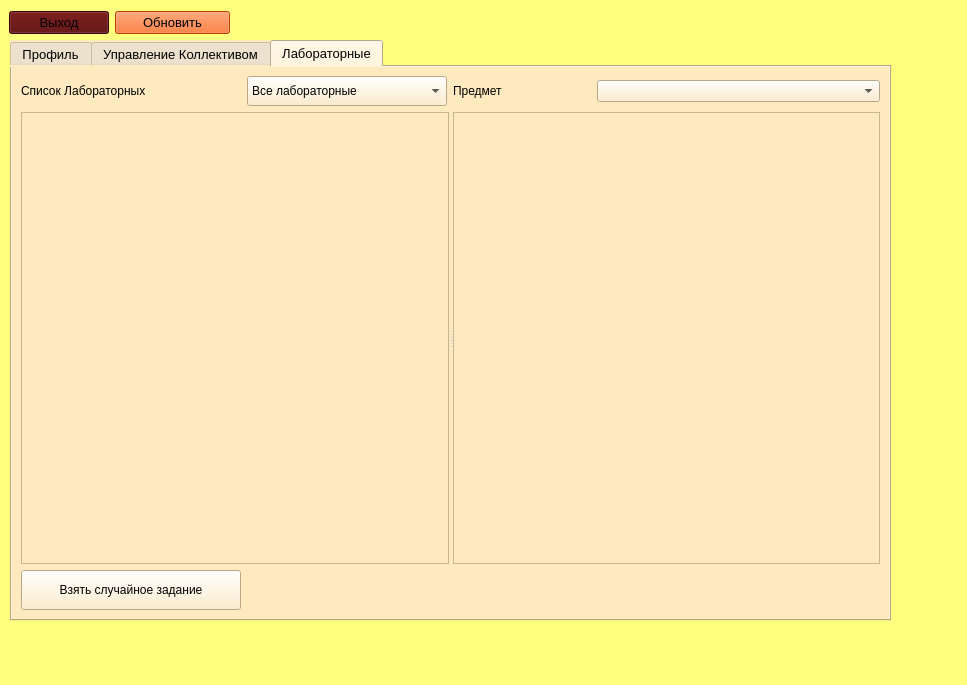
<?xml version="1.0" encoding="UTF-8"?>
<ui version="4.0">
 <class>StudentDialog</class>
 <widget class="QDialog" name="StudentDialog">
  <property name="geometry">
   <rect>
    <x>0</x>
    <y>0</y>
    <width>967</width>
    <height>685</height>
   </rect>
  </property>
  <property name="minimumSize">
   <size>
    <width>480</width>
    <height>380</height>
   </size>
  </property>
  <property name="font">
   <font>
    <pointsize>10</pointsize>
   </font>
  </property>
  <property name="windowTitle">
   <string>Личный кабинет студента</string>
  </property>
  <property name="autoFillBackground">
   <bool>false</bool>
  </property>
  <property name="styleSheet">
   <string notr="true">background-color: rgb(255, 255, 127);</string>
  </property>
  <widget class="QTabWidget" name="tabWidget">
   <property name="enabled">
    <bool>true</bool>
   </property>
   <property name="geometry">
    <rect>
     <x>10</x>
     <y>40</y>
     <width>881</width>
     <height>581</height>
    </rect>
   </property>
   <property name="sizePolicy">
    <sizepolicy hsizetype="Expanding" vsizetype="Expanding">
     <horstretch>0</horstretch>
     <verstretch>0</verstretch>
    </sizepolicy>
   </property>
   <property name="minimumSize">
    <size>
     <width>480</width>
     <height>350</height>
    </size>
   </property>
   <property name="font">
    <font>
     <pointsize>10</pointsize>
     <italic>false</italic>
     <bold>false</bold>
    </font>
   </property>
   <property name="styleSheet">
    <string notr="true">font: 75 10pt &quot;MS Shell Dlg 2&quot;;
background-color: rgb(255, 234, 191);</string>
   </property>
   <property name="currentIndex">
    <number>2</number>
   </property>
   <widget class="QWidget" name="tab">
    <attribute name="title">
     <string>Профиль</string>
    </attribute>
    <widget class="QLabel" name="label">
     <property name="geometry">
      <rect>
       <x>10</x>
       <y>30</y>
       <width>120</width>
       <height>30</height>
      </rect>
     </property>
     <property name="font">
      <font>
       <pointsize>10</pointsize>
       <italic>false</italic>
       <bold>false</bold>
      </font>
     </property>
     <property name="text">
      <string>Имя студента</string>
     </property>
    </widget>
    <widget class="QLabel" name="label_2">
     <property name="geometry">
      <rect>
       <x>10</x>
       <y>90</y>
       <width>120</width>
       <height>30</height>
      </rect>
     </property>
     <property name="font">
      <font>
       <pointsize>10</pointsize>
       <italic>false</italic>
       <bold>false</bold>
      </font>
     </property>
     <property name="text">
      <string>Группа</string>
     </property>
    </widget>
    <widget class="QLabel" name="label_3">
     <property name="geometry">
      <rect>
       <x>10</x>
       <y>60</y>
       <width>120</width>
       <height>30</height>
      </rect>
     </property>
     <property name="font">
      <font>
       <pointsize>10</pointsize>
       <italic>false</italic>
       <bold>false</bold>
      </font>
     </property>
     <property name="text">
      <string>Фамилия</string>
     </property>
    </widget>
    <widget class="QPushButton" name="editProfileButton">
     <property name="geometry">
      <rect>
       <x>10</x>
       <y>140</y>
       <width>271</width>
       <height>51</height>
      </rect>
     </property>
     <property name="text">
      <string>Редактировать профиль</string>
     </property>
    </widget>
    <widget class="QLabel" name="studentNameLabel">
     <property name="geometry">
      <rect>
       <x>190</x>
       <y>30</y>
       <width>120</width>
       <height>30</height>
      </rect>
     </property>
     <property name="font">
      <font>
       <pointsize>10</pointsize>
       <italic>false</italic>
       <bold>false</bold>
      </font>
     </property>
     <property name="text">
      <string>Имя студента</string>
     </property>
    </widget>
    <widget class="QLabel" name="studentGroupLabel">
     <property name="geometry">
      <rect>
       <x>190</x>
       <y>90</y>
       <width>120</width>
       <height>30</height>
      </rect>
     </property>
     <property name="font">
      <font>
       <pointsize>10</pointsize>
       <italic>false</italic>
       <bold>false</bold>
      </font>
     </property>
     <property name="text">
      <string>Имя студента</string>
     </property>
    </widget>
    <widget class="QLabel" name="studentSurnameLabel">
     <property name="geometry">
      <rect>
       <x>190</x>
       <y>60</y>
       <width>120</width>
       <height>30</height>
      </rect>
     </property>
     <property name="font">
      <font>
       <pointsize>10</pointsize>
       <italic>false</italic>
       <bold>false</bold>
      </font>
     </property>
     <property name="text">
      <string>Имя студента</string>
     </property>
    </widget>
   </widget>
   <widget class="QWidget" name="tab_2">
    <attribute name="title">
     <string>Управление Коллективом</string>
    </attribute>
    <widget class="QLabel" name="ListLabel">
     <property name="geometry">
      <rect>
       <x>9</x>
       <y>9</y>
       <width>131</width>
       <height>30</height>
      </rect>
     </property>
     <property name="minimumSize">
      <size>
       <width>0</width>
       <height>30</height>
      </size>
     </property>
     <property name="maximumSize">
      <size>
       <width>200</width>
       <height>50</height>
      </size>
     </property>
     <property name="text">
      <string>Список участников</string>
     </property>
    </widget>
    <widget class="QLabel" name="NameLabel">
     <property name="geometry">
      <rect>
       <x>215</x>
       <y>9</y>
       <width>71</width>
       <height>30</height>
      </rect>
     </property>
     <property name="minimumSize">
      <size>
       <width>0</width>
       <height>30</height>
      </size>
     </property>
     <property name="maximumSize">
      <size>
       <width>100</width>
       <height>100</height>
      </size>
     </property>
     <property name="text">
      <string>Название:</string>
     </property>
    </widget>
    <widget class="QLabel" name="CollectiveName">
     <property name="geometry">
      <rect>
       <x>280</x>
       <y>10</y>
       <width>61</width>
       <height>30</height>
      </rect>
     </property>
     <property name="minimumSize">
      <size>
       <width>0</width>
       <height>30</height>
      </size>
     </property>
     <property name="maximumSize">
      <size>
       <width>400</width>
       <height>100</height>
      </size>
     </property>
     <property name="font">
      <font>
       <pointsize>10</pointsize>
       <italic>false</italic>
       <bold>false</bold>
      </font>
     </property>
     <property name="text">
      <string/>
     </property>
    </widget>
    <widget class="QWidget" name="layoutWidget">
     <property name="geometry">
      <rect>
       <x>590</x>
       <y>200</y>
       <width>177</width>
       <height>166</height>
      </rect>
     </property>
     <layout class="QGridLayout" name="gridLayout">
      <item row="0" column="0">
       <widget class="QPushButton" name="createCollectiveButton">
        <property name="minimumSize">
         <size>
          <width>0</width>
          <height>50</height>
         </size>
        </property>
        <property name="maximumSize">
         <size>
          <width>200</width>
          <height>50</height>
         </size>
        </property>
        <property name="text">
         <string>Создать</string>
        </property>
       </widget>
      </item>
      <item row="3" column="0">
       <widget class="QPushButton" name="leaveCollectiveButton">
        <property name="minimumSize">
         <size>
          <width>0</width>
          <height>50</height>
         </size>
        </property>
        <property name="maximumSize">
         <size>
          <width>200</width>
          <height>50</height>
         </size>
        </property>
        <property name="font">
         <font>
          <pointsize>10</pointsize>
          <italic>false</italic>
          <bold>false</bold>
         </font>
        </property>
        <property name="styleSheet">
         <string notr="true"/>
        </property>
        <property name="text">
         <string>Выйти из коллектива</string>
        </property>
       </widget>
      </item>
      <item row="1" column="0">
       <widget class="QPushButton" name="enterCollectiveButton">
        <property name="minimumSize">
         <size>
          <width>0</width>
          <height>50</height>
         </size>
        </property>
        <property name="maximumSize">
         <size>
          <width>200</width>
          <height>50</height>
         </size>
        </property>
        <property name="text">
         <string>Вступить</string>
        </property>
       </widget>
      </item>
     </layout>
    </widget>
    <widget class="QSplitter" name="splitter_2">
     <property name="geometry">
      <rect>
       <x>9</x>
       <y>45</y>
       <width>571</width>
       <height>461</height>
      </rect>
     </property>
     <property name="orientation">
      <enum>Qt::Vertical</enum>
     </property>
     <widget class="QTableView" name="CollectiveTableView"/>
     <widget class="QTableView" name="statementTableView"/>
    </widget>
    <widget class="QLabel" name="NumberLabel">
     <property name="geometry">
      <rect>
       <x>20</x>
       <y>510</y>
       <width>211</width>
       <height>16</height>
      </rect>
     </property>
     <property name="text">
      <string>Количество людей в коллективе:</string>
     </property>
    </widget>
    <widget class="QLabel" name="CollectiveNumber">
     <property name="geometry">
      <rect>
       <x>220</x>
       <y>510</y>
       <width>281</width>
       <height>16</height>
      </rect>
     </property>
     <property name="text">
      <string/>
     </property>
    </widget>
   </widget>
   <widget class="QWidget" name="tab_5">
    <attribute name="title">
     <string>Лабораторные</string>
    </attribute>
    <layout class="QGridLayout" name="gridLayout_2">
     <item row="1" column="0" colspan="5">
      <widget class="QSplitter" name="splitter">
       <property name="orientation">
        <enum>Qt::Horizontal</enum>
       </property>
       <widget class="QListView" name="listView">
        <property name="minimumSize">
         <size>
          <width>0</width>
          <height>0</height>
         </size>
        </property>
        <property name="maximumSize">
         <size>
          <width>16777215</width>
          <height>16777215</height>
         </size>
        </property>
        <property name="styleSheet">
         <string notr="true">border-color: rgb(255, 0, 0);</string>
        </property>
       </widget>
       <widget class="QPlainTextEdit" name="plainTextEdit">
        <property name="readOnly">
         <bool>true</bool>
        </property>
       </widget>
      </widget>
     </item>
     <item row="2" column="0">
      <widget class="QPushButton" name="takeRandomTaskButton">
       <property name="minimumSize">
        <size>
         <width>220</width>
         <height>40</height>
        </size>
       </property>
       <property name="maximumSize">
        <size>
         <width>240</width>
         <height>40</height>
        </size>
       </property>
       <property name="text">
        <string>Взять случайное задание</string>
       </property>
      </widget>
     </item>
     <item row="0" column="0">
      <widget class="QLabel" name="label_12">
       <property name="minimumSize">
        <size>
         <width>0</width>
         <height>30</height>
        </size>
       </property>
       <property name="maximumSize">
        <size>
         <width>200</width>
         <height>30</height>
        </size>
       </property>
       <property name="text">
        <string>Список Лабораторных</string>
       </property>
      </widget>
     </item>
     <item row="0" column="1">
      <widget class="QComboBox" name="LabsComboBox">
       <property name="minimumSize">
        <size>
         <width>200</width>
         <height>30</height>
        </size>
       </property>
       <property name="maximumSize">
        <size>
         <width>200</width>
         <height>30</height>
        </size>
       </property>
       <item>
        <property name="text">
         <string>Все лабораторные</string>
        </property>
       </item>
       <item>
        <property name="text">
         <string>Мои лабораторные</string>
        </property>
       </item>
      </widget>
     </item>
     <item row="0" column="2">
      <widget class="QLabel" name="label_4">
       <property name="text">
        <string>Предмет</string>
       </property>
      </widget>
     </item>
     <item row="0" column="3" colspan="2">
      <widget class="QComboBox" name="ObjectsComboBox"/>
     </item>
    </layout>
   </widget>
  </widget>
  <widget class="QWidget" name="layoutWidget">
   <property name="geometry">
    <rect>
     <x>9</x>
     <y>9</y>
     <width>221</width>
     <height>28</height>
    </rect>
   </property>
   <layout class="QGridLayout" name="gridLayout_3">
    <item row="0" column="0">
     <widget class="QPushButton" name="exitButton">
      <property name="maximumSize">
       <size>
        <width>100</width>
        <height>16777215</height>
       </size>
      </property>
      <property name="font">
       <font>
        <pointsize>10</pointsize>
       </font>
      </property>
      <property name="styleSheet">
       <string notr="true">background-color: rgb(85, 0, 0);</string>
      </property>
      <property name="text">
       <string>Выход</string>
      </property>
     </widget>
    </item>
    <item row="0" column="1">
     <widget class="QPushButton" name="refreshButton">
      <property name="styleSheet">
       <string notr="true">background-color: rgb(255, 85, 0);</string>
      </property>
      <property name="text">
       <string>Обновить</string>
      </property>
     </widget>
    </item>
   </layout>
  </widget>
 </widget>
 <resources/>
 <connections/>
</ui>
